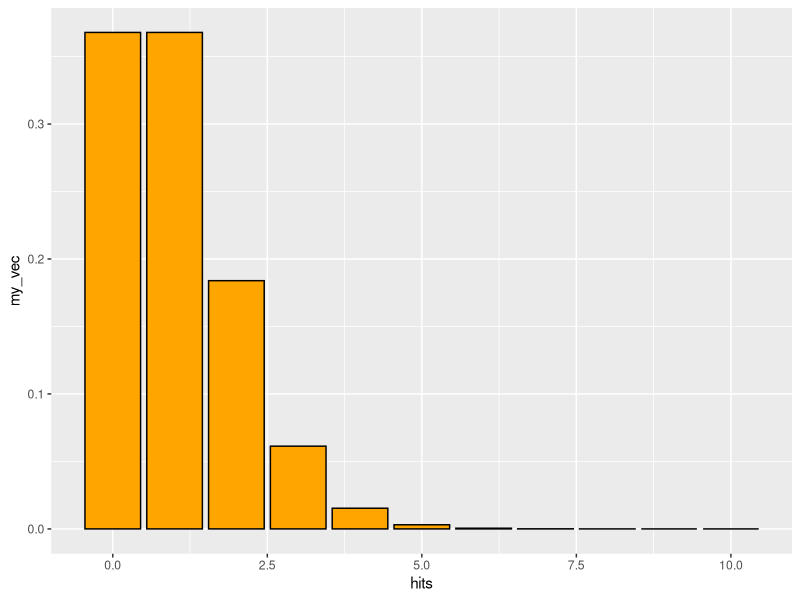
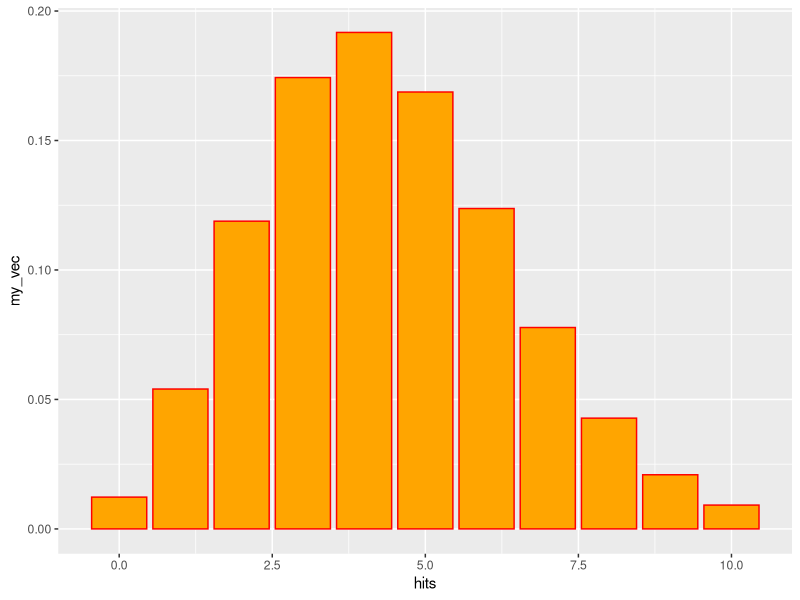
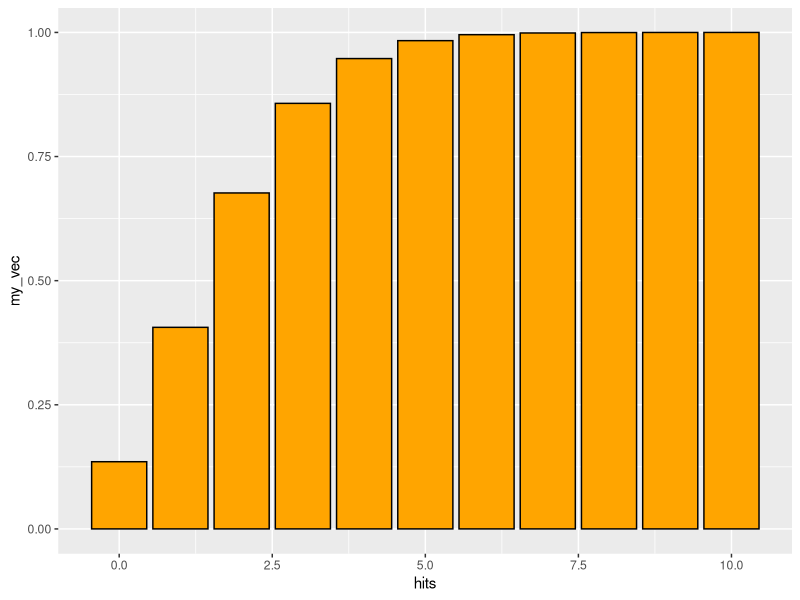
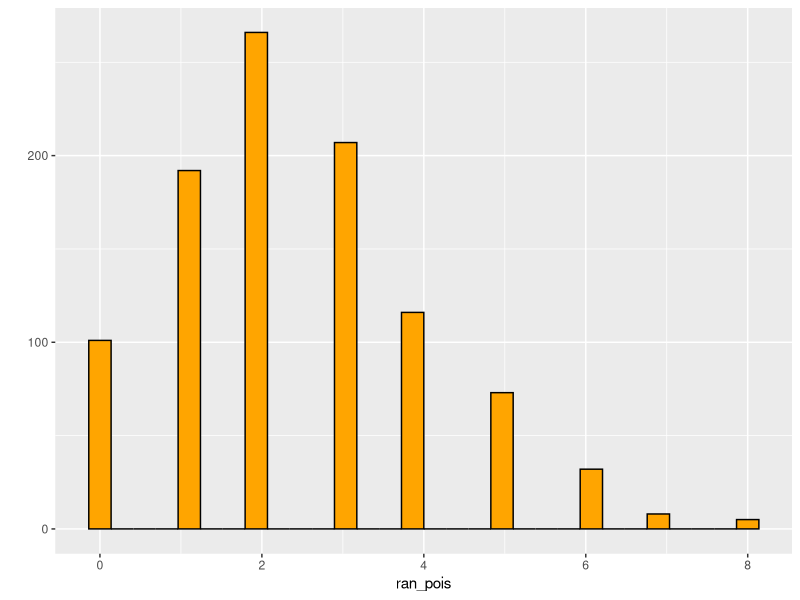
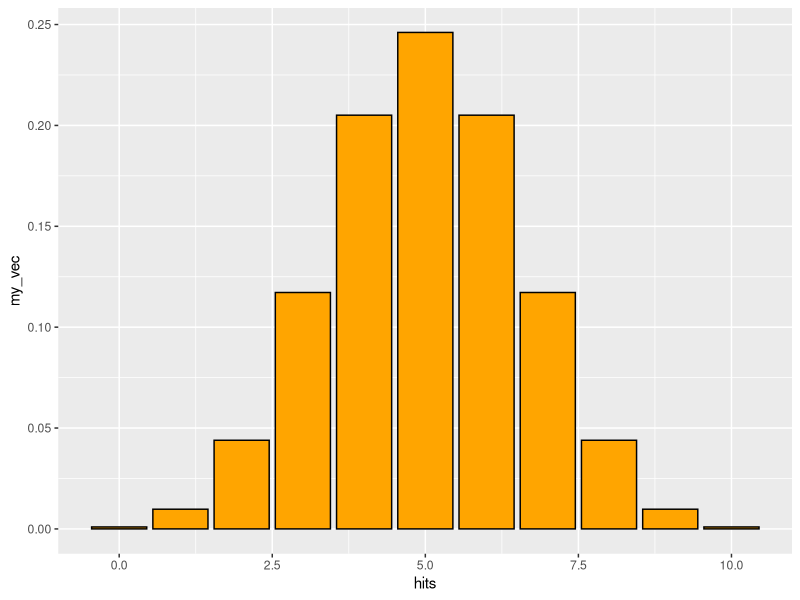
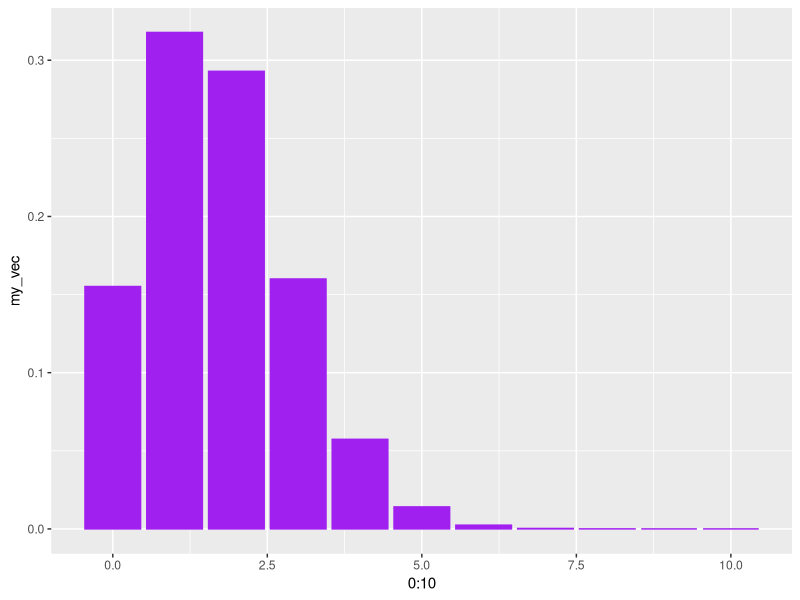
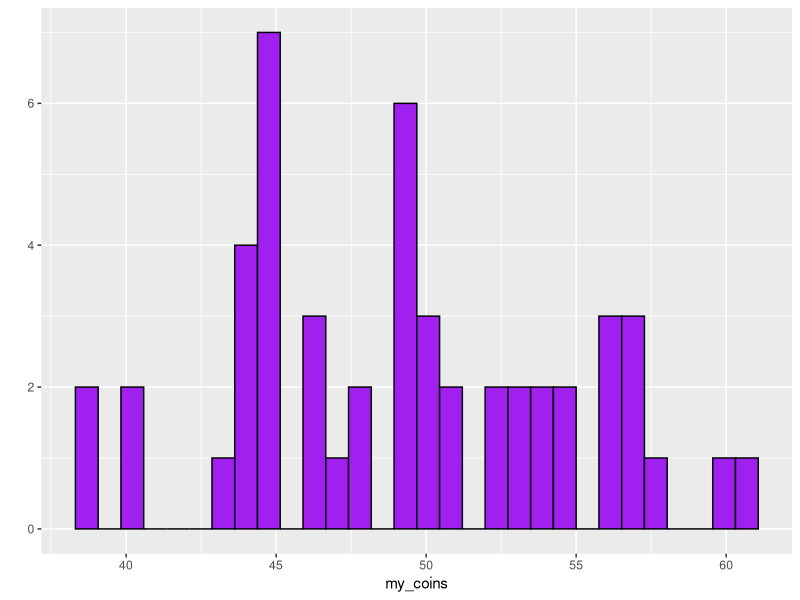
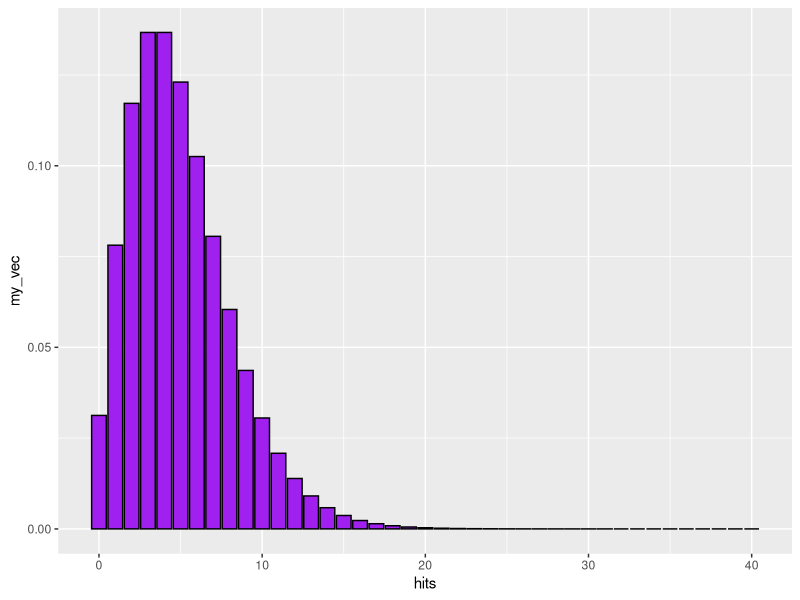

Reproduce these figures in R, in order.
#Probability Distributions
#February 18 2020

# d = probability density function
# p = cumulative probabilty function
# q = quantile function (inverse of p function)
# r = random number generator from specified distribution 

library(ggplot2)
library(MASS)


# Poisson Distribution ----------------------------------------------------

# discrete distribution (min 0 to max infinity)
# parameter lambda > 0 (continuous)
  # constant rate parameter (observations per unit time or unit area)

# d function for probability density (dpois for density poisson)
hits <- 0:10
my_vec <- dpois(x=hits,lambda = 1)
qplot(x=hits,
      y=my_vec, 
      geom="col",
      color=I("black"),
      fill=I("orange"))


my_vec <- dpois(x=hits,lambda = 4.4) #increase value of lambda
qplot(x=hits,
      y=my_vec, 
      geom="col",
      color=I("red"),
      fill=I("orange"))

#as lambda increases, looks more like normal distribution (sampling more hits per unit time)

sum(my_vec) #should be 1.0

# for a poisson with lambda=2, 
# what is the probability that a single draw 
# will yield x=0
dpois(x=0,lambda = 2) 

hits <- 0:10
my_vec <- ppois(q=hits,lambda = 2)
qplot(x=hits,
      y=my_vec, 
      geom="col",
      color=I("black"),
      fill=I("orange"))

# for poisson with lambda=2
# what is the probability that a single random draw 
# will yield x <=1

ppois(q=1,lambda = 2)

p1 <- dpois(x=1,lambda = 2)
print(p1)
p2 <- dpois(x=0, lambda = 2)
print(p2)

p1 + p2 #same probability using the d function 
        #probability of getting a 0 + probability of getting 1

# the q funtion is the inverse of p 
qpois(p=0.5,lambda=2.5)

#simulate a poisson to get actual values 
ran_pois <- rpois(n=1000,lambda = 2.5) # creates random poisson distribution
qplot(x=ran_pois,
      color=I("black"),
      fill=I("orange"))
quantile(x=ran_pois,probs = c(0.025,0.975)) #95% confidence interval for our simulated values (5% outside)


# Binomial Distribution ---------------------------------------------------

# p = probability of dichotomous outcome (yes/no etc...), between 0-1
# size = number of trials 
# x = possible outcomes 
# outcome x is bounded between 0 and size 

# density function for binomial 
hits <- 0:10
my_vec <- dbinom(x=hits,size=10,prob=0.5)
qplot(x=hits,
      y=my_vec, 
      geom="col",
      color=I("black"),
      fill=I("orange")) #symmetric distribution 

# what is the probability of getting 5 heads out of 10 tosses 
dbinom(x=5,size=10,prob=0.5) #High probabilities of getting 4 or 6 heads also, so lower than 0.5

#biased coin
hits <- 0:10
my_vec <- dbinom(x=hits,size=10,prob=0.17) 
qplot(x=0:10,
      y=my_vec, 
      geom="col",
      color=I("purple"),
      fill=I("purple"))

# p function for tail probability 
# probability of 5 or fewer heads
# out of 10 tosses
pbinom(q=5,size=10,prob=0.5) #little more than 0.5, accounts for 0 category 

#What is a 95% confidence interval for 100 trials with p=0.7
qbinom(p=c(0.025,0.975),
       size=100,
       prob=0.7) #will find between 61 and 79 heads out of 100 trials (not exactly 70)
my_coins <- rbinom(n=50,
                   size=100,
                   prob=0.50)
qplot(x=my_coins,
      color=I("black"),
      fill=I("purple"))
quantile(x=my_coins,probs=c(0.025,0.975))


# Negative Binomial Distribution  ------------------------------------------------------

# More "realistic" version of the poisson 
# Number of failures of (Bernouli) with p= probability of success 
# Before a targeted number of successes (=size)
# Generates a more distribution that is more heterogenous ("overdispersed") than the poisson

hits <- 0:40
my_vec <- dnbinom(x=hits,
                  size=5,
                  prob=0.5) #How many tails will I get until I accumulate 5 heads on a fair coin 
qplot(x=hits,
      y=my_vec,
      geom="col",
      color=I("black"),
      fill=I("purple"))

# geometric series is a special case 
# where the number of successes = 1
# each bar is a constant fraction of the one that came before 
# it with probability of 1-p

my_vec <- dnbinom(x=hits,
                  size=1,
                  prob=0.1)
qplot(x=hits,
      y=my_vec,
      geom="col",
      color=I("black"),
      fill=I("purple")) #Each bar is 90% as high as the previous bar # alternatively specify mean=mu of distribution and size 
# this gives us a poisson distribution with a lambda value that varies 
# dispersion parameter is the shape parameter from a gamma distribution. As it increases, the distribution of the variance gets smaller

nbi_ran <- rnbinom(n=1000,size=10,mu=5) #mu=mean
qplot(nbi_ran,
      color=I("black"),
      fill=I("purple"))

nbi_ran <- rnbinom(n=1000,size=0.1,mu=5) #mu=mean
qplot(nbi_ran,
      color=I("black"),
      fill=I("purple"))









